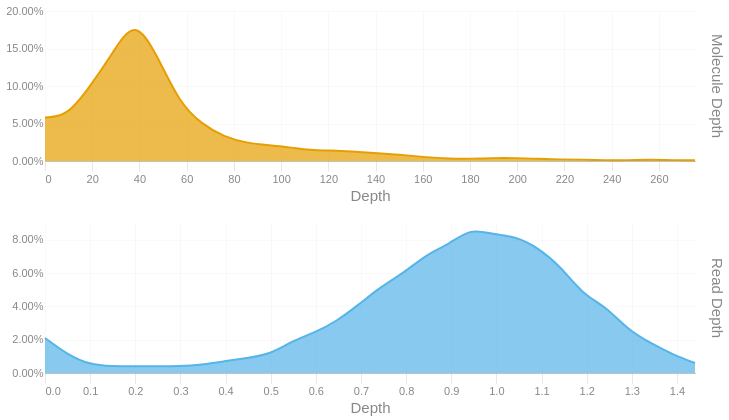

Notebook code for this chart:
### Code cell
readdep = depth_hist(tb['Read Depth'], q99, 3)
readdep = readdep.with_columns(pl.lit('Read Depth').alias('Metric'))
if not SKIPLR:
    moldep = depth_hist(tb['Molecule Depth'], mol_q99, 1)
    moldep = moldep.with_columns(pl.lit('Molecule Depth').alias('Metric'))
    _hist = pl.concat([readdep, moldep])
    _hist = _hist.filter(pl.col('Proportion') != 0)
    with SafeRender(_hist):
        (
            alt.Chart(_hist)        
            .mark_area(interpolate = "basis")
            .encode(
                x=alt.X('Bin:Q').scale(domainMin=0).axis(alt.Axis(title='Depth')),
                y = alt.Y('Proportion:Q', title = None).axis(format = '.2%'),
                color = alt.Color('Metric:N').legend(None),
                row = alt.Row("Metric:N").header(title = None, labelOrient = 'right'),
                tooltip = [
                    alt.Tooltip("Metric:N", title = "Metric"),
                    alt.Tooltip('Interval:N', title = "Depth Interval"),
                    alt.Tooltip('Proportion:Q', title = "% Alignments").format('.2%')
                ]
            )
            .resolve_scale(x='independent', y='independent')
            .properties(
                height = 150, width = 650,
                usermeta={'embedOptions': {'downloadFileName': f'{samplename}.depth.hist'}}
            )
        ).display()
else:
    readdep = readdep.filter(pl.col('Proportion') != 0)
    with SafeRender(readdep):
        (
            alt.Chart(readdep)        
            .mark_area(interpolate = "basis")
            .encode(
                x=alt.X('Bin:Q').scale(domainMin=0).axis(alt.Axis(title='Depth')),
                y = alt.Y('Proportion:Q', title = None).axis(format = '.2%'),
                tooltip = [
                    alt.Tooltip('Interval:N', title = "Depth Interval"),
                    alt.Tooltip('Proportion:Q', title = "% Alignments").format('.2%')
                ]
            )
            .properties(
                usermeta={'embedOptions': {'downloadFileName': f'{samplename}.depth.hist'}}
            )
        ).display()

### Figure 1 — Vega-Lite specification as saved in the notebook (floating-point values rounded to 4 significant figures)
{"width": 650, "height": 150, "config": {"title": {"anchor": "start", "dy": -15, "fontSize": 18, "color": "#888888", "subtitleColor": "#888888", "subtitleFontSize": 14}, "arc": {"fill": "#0072B2"}, "axis": {"domainColor": "#888888", "domainWidth": 0.5, "gridWidth": 0.2, "grid": false, "titleFontWeight": 400, "titleFontSize": 15, "labelFontSize": 11, "labelColor": "#888888", "tickColor": "#888888", "tickWidth": 0.2, "titleColor": "#888888"}, "axisBand": {"grid": false}, "axisX": {"grid": true, "tickSize": 10, "domainCap": "round"}, "axisY": {"domain": false, "grid": true, "tickSize": 0, "domainCap": "round"}, "background": "transparent", "header": {"labelFontSize": 15, "labelColor": "#888888", "titleFontSize": 15, "titleFontWeight": 600, "titleColor": "#888888"}, "legend": {"labelFont": "sans-serif", "labelFontSize": 12, "labelColor": "#888888", "symbolSize": 100, "symbolType": "circle", "titleFontSize": 12, "titlePadding": 10, "titleColor": "#888888", "title": null}, "range": {"category": ["#E69F00", "#56B4E9", "#009E73", "#F0E442", "#0072B2", "#D55E00", "#CC79A7", "#000000"], "diverging": ["#cfe8f3", "#a2d4ec", "#73bfe2", "#46abdb", "#1696d2", "#12719e"]}, "area": {"fill": "#0072B2", "fillOpacity": 0.7, "line": true, "strokeOpacity": 0.7}, "line": {"color": "#0072B2", "stroke": "#0072B2", "strokeWidth": 2}, "trail": {"color": "#0072B2", "stroke": "#0072B2", "strokeWidth": 0, "size": 1}, "point": {"filled": true, "fillOpacity": 1.0, "size": 95}, "text": {"color": "#888888", "fontSize": 11, "align": "right", "fontWeight": 400, "size": 11}, "bar": {"fill": "#0072B2", "stroke": null}, "view": {"stroke": null, "continuousWidth": 660, "continuousHeight": 400}}, "data": {"name": "data-743be59c55b91baa78785b3c2a82fd80"}, "mark": {"type": "area", "interpolate": "basis"}, "encoding": {"color": {"field": "Metric", "legend": null, "type": "nominal"}, "row": {"field": "Metric", "header": {"title": null, "labelOrient": "right"}, "type": "nominal"}, "tooltip": [{"field": "Metric", "title": "Metric", "type": "nominal"}, {"field": "Interval", "title": "Depth Interval", "type": "nominal"}, {"field": "Proportion", "format": ".2%", "title": "% Alignments", "type": "quantitative"}], "x": {"axis": {"title": "Depth"}, "field": "Bin", "scale": {"domainMin": 0}, "type": "quantitative"}, "y": {"axis": {"format": ".2%"}, "field": "Proportion", "title": null, "type": "quantitative"}}, "resolve": {"scale": {"x": "independent", "y": "independent"}}, "usermeta": {"embedOptions": {"downloadFileName": "S3_Musquodoboit_595.depth.hist"}}, "$schema": "https://vega.github.io/schema/vega-lite/v6.1.0.json", "datasets": {"data-743be59c55b91baa78785b3c2a82fd80": [{"Bin": 0.0, "Interval": "0.0-0.05", "Proportion": 0.021, "Metric": "Read Depth"}, {"Bin": 0.05, "Interval": "0.05-0.099", "Proportion": 0.011, "Metric": "Read Depth"}, {"Bin": 0.099, "Interval": "0.099-0.149", "Proportion": 0.005, "Metric": "Read Depth"}, {"Bin": 0.149, "Interval": "0.149-0.199", "Proportion": 0.004, "Metric": "Read Depth"}, {"Bin": 0.199, "Interval": "0.199-0.248", "Proportion": 0.004, "Metric": "Read Depth"}, {"Bin": 0.248, "Interval": "0.248-0.298", "Proportion": 0.004, "Metric": "Read Depth"}, {"Bin": 0.298, "Interval": "0.298-0.348", "Proportion": 0.004, "Metric": "Read Depth"}, {"Bin": 0.348, "Interval": "0.348-0.397", "Proportion": 0.005, "Metric": "Read Depth"}, {"Bin": 0.397, "Interval": "0.397-0.447", "Proportion": 0.007, "Metric": "Read Depth"}, {"Bin": 0.447, "Interval": "0.447-0.497", "Proportion": 0.009, "Metric": "Read Depth"}, {"Bin": 0.497, "Interval": "0.497-0.546", "Proportion": 0.011, "Metric": "Read Depth"}, {"Bin": 0.546, "Interval": "0.546-0.596", "Proportion": 0.019, "Metric": "Read Depth"}, {"Bin": 0.596, "Interval": "0.596-0.646", "Proportion": 0.024, "Metric": "Read Depth"}, {"Bin": 0.646, "Interval": "0.646-0.695", "Proportion": 0.031, "Metric": "Read Depth"}, {"Bin": 0.695, "Interval": "0.695-0.745", "Proportion": 0.041, "Metric": "Read Depth"}, {"Bin": 0.745, "Interval": "0.745-0.795", "Proportion": 0.052, "Metric": "Read Depth"}, {"Bin": 0.795, "Interval": "0.795-0.844", "Proportion": 0.06, "Metric": "Read Depth"}, {"Bin": 0.844, "Interval": "0.844-0.894", "Proportion": 0.071, "Metric": "Read Depth"}, {"Bin": 0.894, "Interval": "0.894-0.944", "Proportion": 0.077, "Metric": "Read Depth"}, {"Bin": 0.944, "Interval": "0.944-0.993", "Proportion": 0.087, "Metric": "Read Depth"}, {"Bin": 0.993, "Interval": "0.993-1.043", "Proportion": 0.083, "Metric": "Read Depth"}, {"Bin": 1.043, "Interval": "1.043-1.093", "Proportion": 0.082, "Metric": "Read Depth"}, {"Bin": 1.093, "Interval": "1.093-1.142", "Proportion": 0.075, "Metric": "Read Depth"}, {"Bin": 1.142, "Interval": "1.142-1.192", "Proportion": 0.064, "Metric": "Read Depth"}, {"Bin": 1.192, "Interval": "1.192-1.242", "Proportion": 0.047, "Metric": "Read Depth"}, {"Bin": 1.242, "Interval": "1.242-1.291", "Proportion": 0.04, "Metric": "Read Depth"}, {"Bin": 1.291, "Interval": "1.291-1.341", "Proportion": 0.026, "Metric": "Read Depth"}, {"Bin": 1.341, "Interval": "1.341-1.391", "Proportion": 0.018, "Metric": "Read Depth"}, {"Bin": 1.391, "Interval": "1.391-1.44", "Proportion": 0.011, "Metric": "Read Depth"}, {"Bin": 1.44, "Interval": "1.44-1.49", "Proportion": 0.006, "Metric": "Read Depth"}, {"Bin": 0.0, "Interval": "0.0-9.5", "Proportion": 0.058, "Metric": "Molecule Depth"}, {"Bin": 9.5, "Interval": "9.5-19.0", "Proportion": 0.06, "Metric": "Molecule Depth"}, {"Bin": 19.0, "Interval": "19.0-28.5", "Proportion": 0.099, "Metric": "Molecule Depth"}, {"Bin": 28.5, "Interval": "28.5-38.0", "Proportion": 0.143, "Metric": "Molecule Depth"}, {"Bin": 38.0, "Interval": "38.0-47.5", "Proportion": 0.191, "Metric": "Molecule Depth"}, {"Bin": 47.5, "Interval": "47.5-57.0", "Proportion": 0.141, "Metric": "Molecule Depth"}, {"Bin": 57.0, "Interval": "57.0-66.5", "Proportion": 0.077, "Metric": "Molecule Depth"}, {"Bin": 66.5, "Interval": "66.5-75.9", "Proportion": 0.049, "Metric": "Molecule Depth"}, {"Bin": 75.9, "Interval": "75.9-85.4", "Proportion": 0.032, "Metric": "Molecule Depth"}, {"Bin": 85.4, "Interval": "85.4-94.9", "Proportion": 0.024, "Metric": "Molecule Depth"}, {"Bin": 94.9, "Interval": "94.9-104.4", "Proportion": 0.021, "Metric": "Molecule Depth"}, {"Bin": 104.4, "Interval": "104.4-113.9", "Proportion": 0.018, "Metric": "Molecule Depth"}, {"Bin": 113.9, "Interval": "113.9-123.4", "Proportion": 0.014, "Metric": "Molecule Depth"}, {"Bin": 123.4, "Interval": "123.4-132.9", "Proportion": 0.014, "Metric": "Molecule Depth"}, {"Bin": 132.9, "Interval": "132.9-142.4", "Proportion": 0.012, "Metric": "Molecule Depth"}, {"Bin": 142.4, "Interval": "142.4-151.9", "Proportion": 0.01, "Metric": "Molecule Depth"}, {"Bin": 151.9, "Interval": "151.9-161.4", "Proportion": 0.008, "Metric": "Molecule Depth"}, {"Bin": 161.4, "Interval": "161.4-170.9", "Proportion": 0.005, "Metric": "Molecule Depth"}, {"Bin": 170.9, "Interval": "170.9-180.4", "Proportion": 0.003, "Metric": "Molecule Depth"}, {"Bin": 180.4, "Interval": "180.4-189.9", "Proportion": 0.003, "Metric": "Molecule Depth"}, {"Bin": 189.9, "Interval": "189.9-199.4", "Proportion": 0.004, "Metric": "Molecule Depth"}, {"Bin": 199.4, "Interval": "199.4-208.9", "Proportion": 0.004, "Metric": "Molecule Depth"}, {"Bin": 208.9, "Interval": "208.9-218.3", "Proportion": 0.003, "Metric": "Molecule Depth"}, {"Bin": 218.3, "Interval": "218.3-227.8", "Proportion": 0.002, "Metric": "Molecule Depth"}, {"Bin": 227.8, "Interval": "227.8-237.3", "Proportion": 0.002, "Metric": "Molecule Depth"}, {"Bin": 237.3, "Interval": "237.3-246.8", "Proportion": 0.001, "Metric": "Molecule Depth"}, {"Bin": 246.8, "Interval": "246.8-256.3", "Proportion": 0.001, "Metric": "Molecule Depth"}, {"Bin": 256.3, "Interval": "256.3-265.8", "Proportion": 0.002, "Metric": "Molecule Depth"}, {"Bin": 265.8, "Interval": "265.8-275.3", "Proportion": 0.001, "Metric": "Molecule Depth"}, {"Bin": 275.3, "Interval": "275.3-284.8", "Proportion": 0.001, "Metric": "Molecule Depth"}]}}
